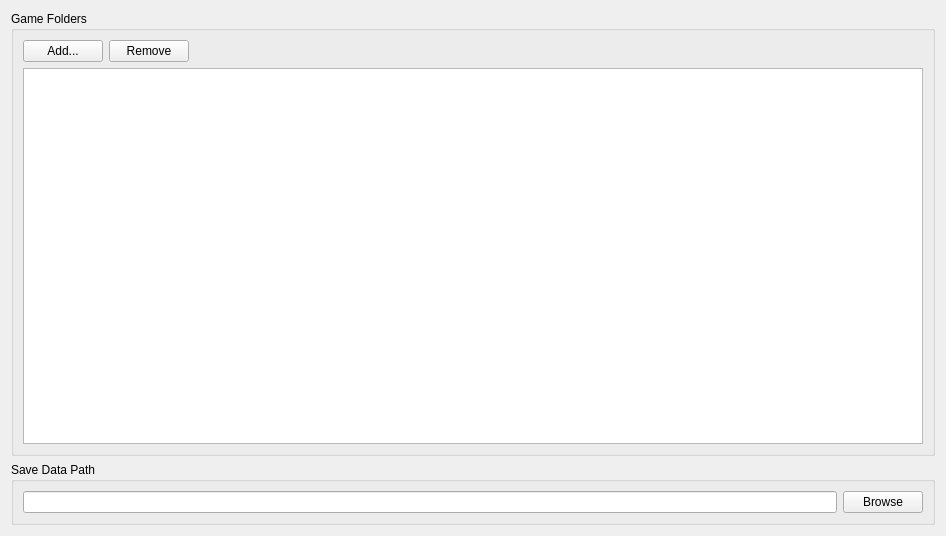
      <widget class="QWidget" name="pathsTabContents">
       <property name="geometry">
        <rect>
         <x>0</x>
         <y>0</y>
         <width>946</width>
         <height>536</height>
        </rect>
       </property>
       <layout class="QVBoxLayout" name="pathsTabLayout">
        <item>
         <widget class="QGroupBox" name="gameFoldersGroupBox">
          <property name="title">
           <string>Game Folders</string>
          </property>
          <layout class="QVBoxLayout" name="verticalLayout">
           <item>
            <layout class="QHBoxLayout" name="horizontalLayout_3">
             <item>
              <widget class="QPushButton" name="addFolderButton">
               <property name="text">
                <string>Add...</string>
               </property>
              </widget>
             </item>
             <item>
              <widget class="QPushButton" name="removeFolderButton">
               <property name="text">
                <string>Remove</string>
               </property>
              </widget>
             </item>
             <item>
              <spacer name="horizontalSpacer">
               <property name="orientation">
                <enum>Qt::Orientation::Horizontal</enum>
               </property>
               <property name="sizeHint" stdset="0">
                <size>
                 <width>40</width>
                 <height>20</height>
                </size>
               </property>
              </spacer>
             </item>
            </layout>
           </item>
           <item>
            <widget class="QListWidget" name="gameFoldersListWidget"/>
           </item>
          </layout>
         </widget>
        </item>
        <item>
         <widget class="QGroupBox" name="saveDataGroupBox">
          <property name="title">
           <string>Save Data Path</string>
          </property>
          <layout class="QVBoxLayout" name="saveDataLayout">
           <item>
            <layout class="QHBoxLayout" name="horizontalLayout_4">
             <item>
              <widget class="QLineEdit" name="currentSaveDataPath">
               <property name="readOnly">
                <bool>true</bool>
               </property>
              </widget>
             </item>
             <item>
              <widget class="QPushButton" name="browseButton">
               <property name="text">
                <string>Browse</string>
               </property>
              </widget>
             </item>
            </layout>
           </item>
          </layout>
         </widget>
        </item>
       </layout>
      </widget>
